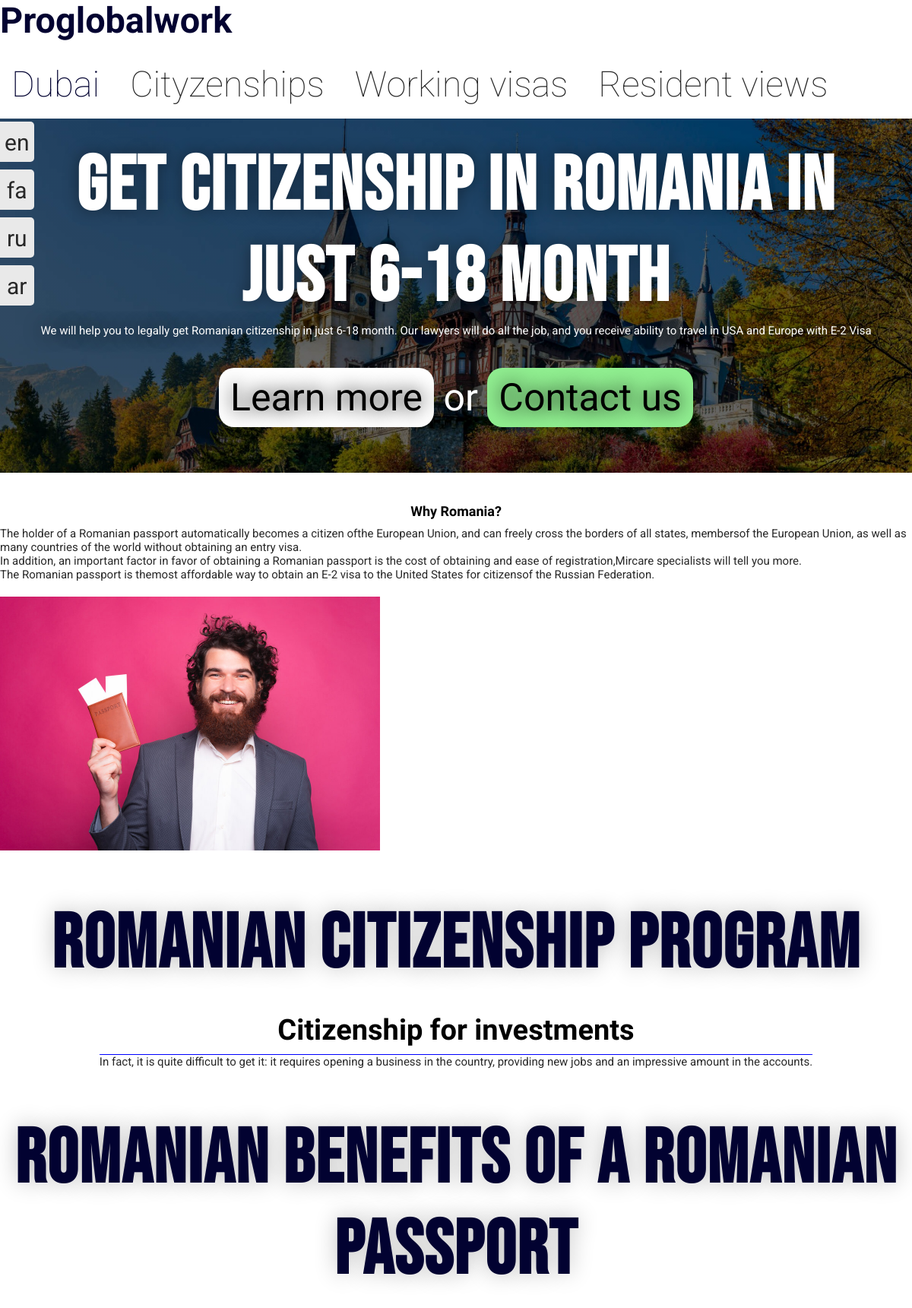
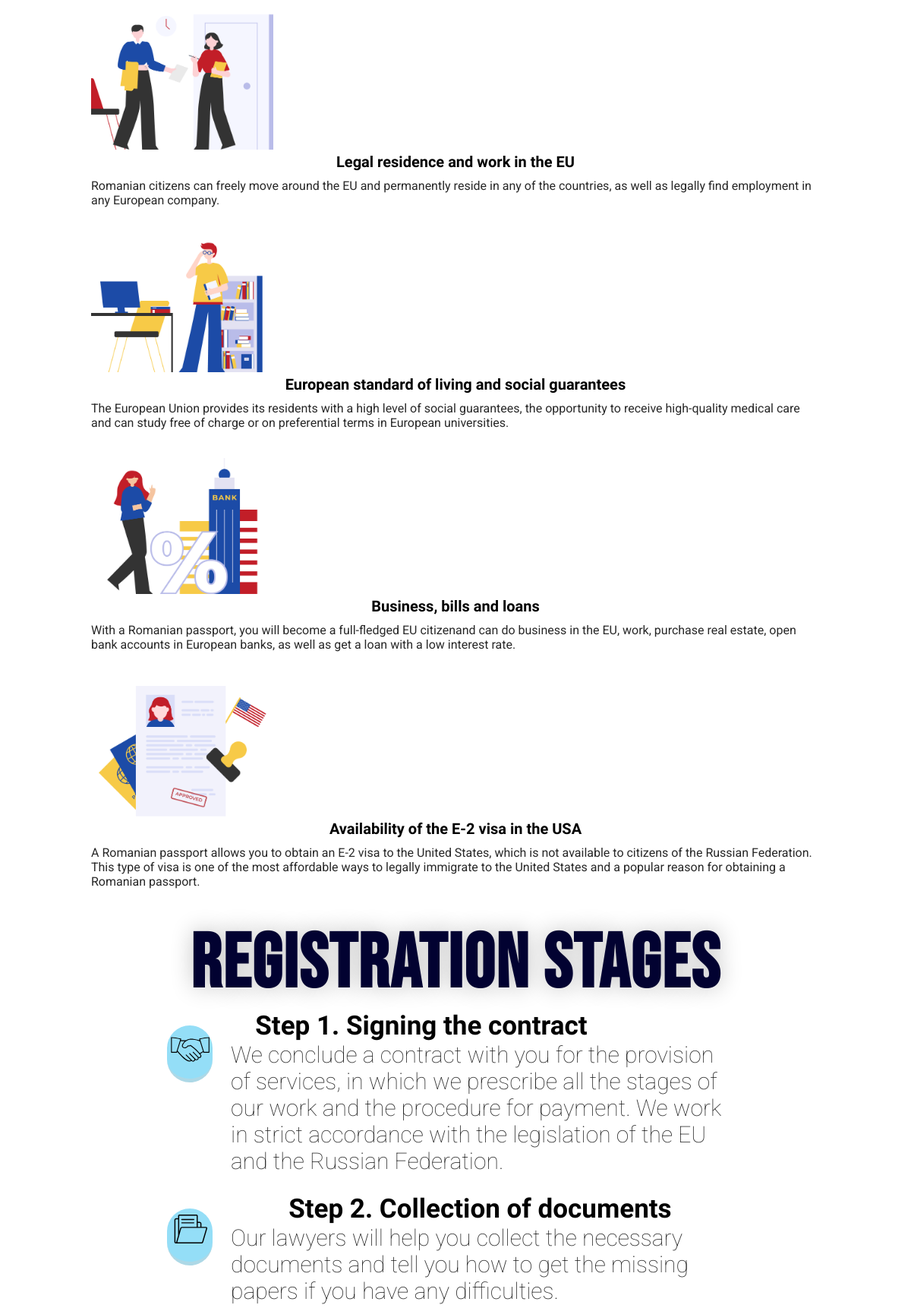
/citizen/romania/ (upper part), run on the app's committed database (2 pictures, top to bottom).
### main/models.py (models this page shows, shortened)
class Text(models.Model):
	related = models.ForeignKey(TextBlock, on_delete=models.CASCADE, related_name='texts')
	language = models.CharField(max_length=2)
	text = models.TextField(unique=True)
	source = models.BooleanField(default=False)

### main/views.py (the view)
# urls.py: path('citizen/romania/', views.citi_romanian_eng, name='citi_roman_eng'),
def citi_romanian_eng(request):
	return _render(request, 'sub/citizenship/romania_eng.html', from_page='citizenship for romania')

### main/views.py (called while the page is built)
def get_texts(lang):
	texts = {}
	for block in TextBlock.objects.all():
		try:
			texts[block.title] = block.texts.filter(language=lang)[0]
		except IndexError:
			print('Missing text for "', block.title, '" for ', lang)
	return {'texts': texts}

def _render(req, template, context={}, from_page='any', req_form=True):
	lang = 'en'
	if 'lang' in req.COOKIES:
		if req.method == 'POST':
			form = RequestForm(req.POST)
			if form.is_valid():
				db_req = form.save(commit=False)
				db_req.from_page = from_page
				db_req.save()
		context['texts'] = get_texts(req.COOKIES['lang'])
		req = render(req, template, context)
	else:
		context['texts'] = get_texts(lang)
		req = render(req, template, context)
		req.set_cookie('lang', lang)
	context['req_form'] = RequestForm
	if req_form != True:
		del context['req_form']
	return req

### main/templates/sub/citizenship/romania_eng.html (shortened to what this page needs)
{% extends 'base.html' %}
{% load static %}
{% block content %}
<div class="content__title_back" style="
background: linear-gradient( rgba(0, 0, 0, 0.6), rgba(0, 0, 0, 0.6) ), url({% static 'imgs/romania.jpg' %});
background-position: center;
background-repeat: no-repeat;
background-size: cover;
">
	<div class="centered" style="text-align: center;">
		<h1 class="centered" style="color: white; text-shadow: 0 0 20px rgb(0, 0, 0, 0.4); max-width:25ch; text-align: center;">
			{{ texts.texts.Romania_first_titile_h1.text }}
		</h1>
		<div class="lil-text" >
			{{ texts.texts.Romania_under_first_titile_div.text }}
		</div>
		<br>
		<br>
		<div class="tricky-but lil-text">
			<div>
				Learn more
			</div>
			 or
			<div>
				Contact us
			</div>
		</div>
	</div>
</div>
<div class="content">
	<div class="centered">
		<br>
		<br>
		<div style="display: inline-block; vertical-align: top;">
			<h2>{{ texts.texts.Romania_why_romania_title.text }}</h2>
			<div class="lil-text">
				{{ texts.texts.Romania_why_romania_text_div.text|linebreaks }}
			</div>
		</div>
		<div style="display: inline-block; vertical-align: top;">
			<img src="{% static 'imgs/pasport_owner.jpg' %}" alt="" style="width: 500px;">
		</div>
	</div>
</div>
<br>
<br>
<br>
<div class="content">
	<h1 class="centered">
		{{ texts.texts.Romanian_Citizenship_Program_title_h1.text}}
	</h1>
	<div class="centered good_points" style="text-align: center;" >
		<div>
			<h2>
				{{ texts.texts.Citizenship_for_investments_title_h2.text }}
			</h2>
			<div class="lil-text">
				{{ texts.texts.Citizenship_for_investments_div.text }}
			</div>
		</div>
	</div>
</div>
<br>
<br>
<br>
<div class="content">
	<h1 class="centered">
		{{ texts.texts.Romanian_Benefits_of_a_Romanian_passport.text }}
	</h1>
	<br>
	<div class="grid-master">
		<div>
			<div>
				<img src="{% static 'imgs/ligall.png' %}" alt="">
				<h2>
					{{ texts.texts.Legal_residence_and_work_in_the_EU.text }}
				</h2>
				<div>
					{{ texts.texts.Romania_Legal_residence_and_work_in_the_EU_text_div.text }}
				</div>
			</div>
		</div>
		<div>
			<div>
				<img src="{% static 'imgs/lifelevel.png' %}" alt="">
				<h2>
					{{ texts.texts.European_standard_of_living_and_social_guarantees.text }}
				</h2>
				<div>
					{{ texts.texts.European_standard_of_living_and_social_guarantees_text_div.text }}
				</div>
			</div>
		</div>
		<div>
			<div>
				<img src="{% static 'imgs/bussiness.png' %}" alt="">
				<h2>
					{{ texts.texts.Romania_Business_bills_and_loans.text }}
				</h2>
				<div>
					{{ texts.texts.Business_bills_and_loans_text_div.text }}
				</div>
			</div>
		</div>
		<div>
			<div>
				<img src="{% static 'imgs/visa_access.webp' %}" alt="">
				<h2>
					{{ texts.texts.Romania_Availability_of_the_E_2_visa_in_the_USA.text }}
				</h2>
				<div>
					{{ texts.texts.Romania_Availability_of_the_E_2_visa_in_the_USA_text_div.text }}
				</div>
			</div>
		</div>
	</div>
</div>
<br>
<br>
<div class="content">
	<h1 class="centered">
		{{ texts.texts.Registration_stages.text }}
	</h1>
	<b/r>
	<div class="grid-master reasons-to-apply" >
		<div class="inline-bastards">
			<div style="padding: 20px;">
			</div>
			<div>
				<h2 style="max-width: 25ch;">
					{{ texts.texts.Step_1_Signing_the_contract.text }}
				</h2>
				<div style="max-width: 40ch; font-weight: 100;">
					{{ texts.texts.Step_1_Signing_the_contract_text_div.text }}
				</div>
			</div>
		</div>
		<div class="inline-bastards">
			<div style="padding: 20px;">
							</div>
			<div>
				<h2>
					{{ texts.texts.Step_2_Collection_of_documents.text }}
				</h2>
				<div style="max-width: 40ch; font-weight: 100;">
					{{ texts.texts.Step_2_Collection_of_documents_text.text }}
				</div>
			</div>
		</div>
</div>
<br>
<br>
<br>
{% endblock %}

### main/static/css/style.css (style rules this page uses)
body { font-family: 'Roboto', sans-serif; color: rgb(40, 40, 40); font-size: 18px; }
* { margin: 0; padding: 0 }
.content { max-width: 1200px; margin: 0 auto; }
h1 { font-family: 'Bebas Neue', cursive; letter-spacing: 2px; font-size: 50px; color:rgb(2, 2, 49); text-shadow: 0px 0px 30px rgb(192, 192, 192); }
h2 { color: black; margin:0; margin-bottom: 10px; font-family: 'Raleway', sans-serif; font-size: 28px; }
.content__title_back { background-color: green; margin: 0rem 0 0px 0; padding: 30px 0rem 60px 0rem; color: white; text-shadow: 0px 0px 25px black; }
.centered { width: fit-content; margin: 0 auto; }
.tricky-but > div { display: inline-block; padding: 10px 15px 10px 15px; border-radius: 20px; background-color: white; color: black }
.tricky-but > div + div { background-color: lightgreen; }
.good_points > div > h2 { border-bottom: 1px solid blue; width: fit-content; margin: 0 auto; padding-bottom: 10px; margin-top: 30px; }
.grid-master { display: grid; justify-content: center; grid-gap: 25px; grid-template-columns: repeat(auto-fill, minmax(200px, 250px)); }
.grid-master > div > div > img { width: 240px; }
.grid-master > div > div > h2 { font-size: 20px; }
.grid-master > div > div > svg { font-size: 20px; height: 60px; width: 60px; padding-bottom: 10px; border-bottom: 5px solid lightblue; }
svg.nice { background-color: rgb(148, 222, 247); border-radius: 100px; }
.inline-bastards > div { vertical-align: top; display: inline-block; }
.reasons-to-apply { display: grid; justify-content: center; grid-gap: 25px; grid-template-columns: repeat(auto-fill, minmax(500px, 520px)) }
.reasons-to-apply > div > div > h2 { margin: 0px; }
.lil-text { max-width: 60ch; }
@media only screen and (max-device-width: 1200px) { body { overflow-x:auto; font-size: 16px; } }
@media only screen and (max-device-width: 1200px) { .grid-master { grid-template-columns: repeat(auto-fill, minmax(80%, 80%)); } }
@media only screen and (max-device-width: 1200px) { br { content: ""; display: block; height: 20px; } }
@media only screen and (max-device-width: 1200px) { h1 { font-size: 100px; } }
@media only screen and (max-device-width: 1200px) { h2 { font-size: 18px; text-align: center; } }
@media only screen and (max-device-width: 1200px) { .good_points > div > h2 { width: 100%; text-align: center; font-size: 38px; } }
@media only screen and (max-device-width: 1200px) { .reasons-to-apply { grid-template-columns: repeat(auto-fill, minmax(800px, 800px)) } }
@media only screen and (max-device-width: 1200px) { .reasons-to-apply > div > div > h2 { font-size: 35px; } }
@media only screen and (max-device-width: 1200px) { .reasons-to-apply > div > div > div { font-size: 30px; } }
@media only screen and (max-device-width: 1200px) { h1 { text-align: center; } }
@media only screen and (max-device-width: 1200px) { .lil-text { max-width: 100%; font-size: 15px; } }
@media only screen and (max-device-width: 1200px) { .tricky-but { font-size: 50px !important; } }

### main/templates/base.html (style rules this page uses)
html { scroll-behavior: smooth; }

### data on the page
Text: texts.Romania_first_titile_h1.text "Get citizenship in Romania in just 6-18 month"
Text: texts.Romania_under_first_titile_div.text "We will help you to legally get Romanian citizenship in just 6-18 month. Our lawyers will do all the job, and you receive ability to travel in USA and Europe with E-2 Visa"
Text: texts.Romania_why_romania_title.text "Why Romania?"
Text: texts.Romania_why_romania_text_div.text "The holder of a Romanian passport automatically becomes a citizen ofthe European Union, and can freely cross the borders of all states, membersof the European Union, as well as many countries of the world without obtaining an entry visa. In addition, an important factor in favor of obtaining a Romanian passport is the cost of obtaining and ease of registration,Mircare specialists will tell you more. The Romanian passport is themost affordable way to obtain an E-2 visa to the United States for citizensof the Russian Federation."
Text: texts.Romanian_Citizenship_Program_title_h1.text "Romanian Citizenship Program"
Text: texts.Citizenship_for_investments_title_h2.text "Citizenship for investments"
Text: texts.Citizenship_for_investments_div.text "In fact, it is quite difficult to get it: it requires opening a business in the country, providing new jobs and an impressive amount in the accounts."
Text: texts.Romanian_Benefits_of_a_Romanian_passport.text "Romanian Benefits of a Romanian passport"
Text: texts.Legal_residence_and_work_in_the_EU.text "Legal residence and work in the EU"
Text: texts.Romania_Legal_residence_and_work_in_the_EU_text_div.text "Romanian citizens can freely move around the EU and permanently reside in any of the countries, as well as legally find employment in any European company."
Text: texts.European_standard_of_living_and_social_guarantees.text "European standard of living and social guarantees"
Text: texts.European_standard_of_living_and_social_guarantees_text_div.text "The European Union provides its residents with a high level of social guarantees, the opportunity to receive high-quality medical care and can study free of charge or on preferential terms in European universities."
Text: texts.Romania_Business_bills_and_loans.text "Business, bills and loans"
Text: texts.Business_bills_and_loans_text_div.text "With a Romanian passport, you will become a full-fledged EU citizenand can do business in the EU, work, purchase real estate, open bank accounts in European banks, as well as get a loan with a low interest rate."
Text: texts.Romania_Availability_of_the_E_2_visa_in_the_USA.text "Availability of the E-2 visa in the USA"
Text: texts.Romania_Availability_of_the_E_2_visa_in_the_USA_text_div.text "A Romanian passport allows you to obtain an E-2 visa to the United States, which is not available to citizens of the Russian Federation. This type of visa is one of the most affordable ways to legally immigrate to the United States and a popular reason for obtaining a Romanian passport."
Text: texts.Registration_stages.text "Registration stages"
Text: texts.Step_1_Signing_the_contract.text "Step 1. Signing the contract"
Text: texts.Step_1_Signing_the_contract_text_div.text "We conclude a contract with you for the provision of services, in which we prescribe all the stages of our work and the procedure for payment. We work in strict accordance with the legislation of the EU and the Russian Federation."
Text: texts.Step_2_Collection_of_documents.text "Step 2. Collection of documents"
Text: texts.Step_2_Collection_of_documents_text.text "Our lawyers will help you collect the necessary documents and tell you how to get the missing papers if you have any difficulties."
